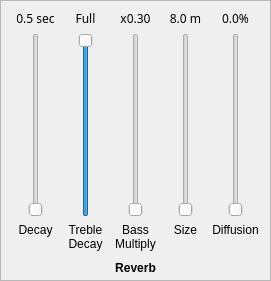
   <widget class="QFrame" name="frame_3">
    <property name="geometry">
     <rect>
      <x>590</x>
      <y>10</y>
      <width>271</width>
      <height>281</height>
     </rect>
    </property>
    <property name="frameShape">
     <enum>QFrame::StyledPanel</enum>
    </property>
    <property name="frameShadow">
     <enum>QFrame::Raised</enum>
    </property>
    <widget class="QLabel" name="label_34">
     <property name="geometry">
      <rect>
       <x>115</x>
       <y>258</y>
       <width>41</width>
       <height>20</height>
      </rect>
     </property>
     <property name="font">
      <font>
       <weight>75</weight>
       <bold>true</bold>
      </font>
     </property>
     <property name="text">
      <string>Reverb</string>
     </property>
     <property name="alignment">
      <set>Qt::AlignCenter</set>
     </property>
    </widget>
    <widget class="QWidget" name="layoutWidget">
     <property name="geometry">
      <rect>
       <x>50</x>
       <y>10</y>
       <width>71</width>
       <height>241</height>
      </rect>
     </property>
     <layout class="QVBoxLayout" name="verticalLayout_10">
      <item>
       <widget class="QLabel" name="label_trebleDecay">
        <property name="font">
         <font>
          <family>Noto Sans</family>
          <weight>50</weight>
          <bold>false</bold>
         </font>
        </property>
        <property name="text">
         <string>Full</string>
        </property>
        <property name="alignment">
         <set>Qt::AlignCenter</set>
        </property>
       </widget>
      </item>
      <item>
       <layout class="QHBoxLayout" name="horizontalLayout_12">
        <item alignment="Qt::AlignHCenter">
         <widget class="QSlider" name="slider_trebleDecay">
          <property name="maximum">
           <number>15</number>
          </property>
          <property name="value">
           <number>15</number>
          </property>
          <property name="sliderPosition">
           <number>15</number>
          </property>
          <property name="orientation">
           <enum>Qt::Vertical</enum>
          </property>
         </widget>
        </item>
       </layout>
      </item>
      <item>
       <widget class="QLabel" name="label_35">
        <property name="font">
         <font>
          <weight>50</weight>
          <bold>false</bold>
         </font>
        </property>
        <property name="text">
         <string>Treble&lt;br&gt;Decay</string>
        </property>
        <property name="alignment">
         <set>Qt::AlignCenter</set>
        </property>
        <property name="wordWrap">
         <bool>true</bool>
        </property>
       </widget>
      </item>
     </layout>
    </widget>
    <widget class="QWidget" name="layoutWidget">
     <property name="geometry">
      <rect>
       <x>150</x>
       <y>10</y>
       <width>71</width>
       <height>241</height>
      </rect>
     </property>
     <layout class="QVBoxLayout" name="verticalLayout_12">
      <item>
       <widget class="QLabel" name="label_size">
        <property name="font">
         <font>
          <family>Noto Sans</family>
          <weight>50</weight>
          <bold>false</bold>
         </font>
        </property>
        <property name="text">
         <string>8.0 m</string>
        </property>
        <property name="alignment">
         <set>Qt::AlignCenter</set>
        </property>
       </widget>
      </item>
      <item>
       <layout class="QHBoxLayout" name="horizontalLayout_14">
        <item alignment="Qt::AlignHCenter">
         <widget class="QSlider" name="slider_size">
          <property name="maximum">
           <number>25</number>
          </property>
          <property name="orientation">
           <enum>Qt::Vertical</enum>
          </property>
         </widget>
        </item>
       </layout>
      </item>
      <item>
       <widget class="QLabel" name="label_23">
        <property name="font">
         <font>
          <weight>50</weight>
          <bold>false</bold>
         </font>
        </property>
        <property name="text">
         <string>Size&lt;br&gt;</string>
        </property>
        <property name="alignment">
         <set>Qt::AlignCenter</set>
        </property>
       </widget>
      </item>
     </layout>
    </widget>
    <widget class="QWidget" name="layoutWidget">
     <property name="geometry">
      <rect>
       <x>200</x>
       <y>10</y>
       <width>71</width>
       <height>241</height>
      </rect>
     </property>
     <layout class="QVBoxLayout" name="verticalLayout_13">
      <property name="spacing">
       <number>6</number>
      </property>
      <item>
       <widget class="QLabel" name="label_diffusion">
        <property name="font">
         <font>
          <family>Noto Sans</family>
          <weight>50</weight>
          <bold>false</bold>
         </font>
        </property>
        <property name="text">
         <string>0.0%</string>
        </property>
        <property name="alignment">
         <set>Qt::AlignCenter</set>
        </property>
       </widget>
      </item>
      <item>
       <layout class="QHBoxLayout" name="horizontalLayout_15">
        <item alignment="Qt::AlignHCenter">
         <widget class="QSlider" name="slider_diffusion">
          <property name="maximum">
           <number>100</number>
          </property>
          <property name="orientation">
           <enum>Qt::Vertical</enum>
          </property>
         </widget>
        </item>
       </layout>
      </item>
      <item>
       <widget class="QLabel" name="label_26">
        <property name="font">
         <font>
          <weight>50</weight>
          <bold>false</bold>
         </font>
        </property>
        <property name="text">
         <string>Diffusion&lt;br&gt;</string>
        </property>
        <property name="alignment">
         <set>Qt::AlignCenter</set>
        </property>
       </widget>
      </item>
     </layout>
    </widget>
    <widget class="QWidget" name="layoutWidget">
     <property name="geometry">
      <rect>
       <x>0</x>
       <y>10</y>
       <width>71</width>
       <height>241</height>
      </rect>
     </property>
     <layout class="QVBoxLayout" name="verticalLayout_9">
      <item>
       <widget class="QLabel" name="label_decayTime">
        <property name="font">
         <font>
          <family>Noto Sans</family>
          <weight>50</weight>
          <bold>false</bold>
         </font>
        </property>
        <property name="text">
         <string>0.5 sec</string>
        </property>
        <property name="alignment">
         <set>Qt::AlignCenter</set>
        </property>
       </widget>
      </item>
      <item>
       <layout class="QHBoxLayout" name="horizontalLayout_11">
        <item alignment="Qt::AlignHCenter">
         <widget class="QSlider" name="slider_decayTime">
          <property name="maximum">
           <number>14</number>
          </property>
          <property name="orientation">
           <enum>Qt::Vertical</enum>
          </property>
         </widget>
        </item>
       </layout>
      </item>
      <item>
       <widget class="QLabel" name="label_37">
        <property name="font">
         <font>
          <weight>50</weight>
          <bold>false</bold>
         </font>
        </property>
        <property name="text">
         <string>Decay&lt;br&gt;</string>
        </property>
        <property name="alignment">
         <set>Qt::AlignCenter</set>
        </property>
        <property name="wordWrap">
         <bool>true</bool>
        </property>
       </widget>
      </item>
     </layout>
    </widget>
    <widget class="QWidget" name="layoutWidget">
     <property name="geometry">
      <rect>
       <x>100</x>
       <y>10</y>
       <width>71</width>
       <height>241</height>
      </rect>
     </property>
     <layout class="QVBoxLayout" name="verticalLayout_11">
      <item>
       <widget class="QLabel" name="label_bassMultiply">
        <property name="font">
         <font>
          <family>Noto Sans</family>
          <weight>50</weight>
          <bold>false</bold>
         </font>
        </property>
        <property name="text">
         <string>x0.30</string>
        </property>
        <property name="alignment">
         <set>Qt::AlignCenter</set>
        </property>
       </widget>
      </item>
      <item>
       <layout class="QHBoxLayout" name="horizontalLayout_13">
        <item>
         <widget class="QSlider" name="slider_bassMultiply">
          <property name="maximum">
           <number>31</number>
          </property>
          <property name="orientation">
           <enum>Qt::Vertical</enum>
          </property>
         </widget>
        </item>
       </layout>
      </item>
      <item>
       <widget class="QLabel" name="label_38">
        <property name="font">
         <font>
          <weight>50</weight>
          <bold>false</bold>
         </font>
        </property>
        <property name="text">
         <string>Bass&lt;br&gt;Multiply</string>
        </property>
        <property name="alignment">
         <set>Qt::AlignCenter</set>
        </property>
        <property name="wordWrap">
         <bool>true</bool>
        </property>
       </widget>
      </item>
     </layout>
    </widget>
   </widget>
